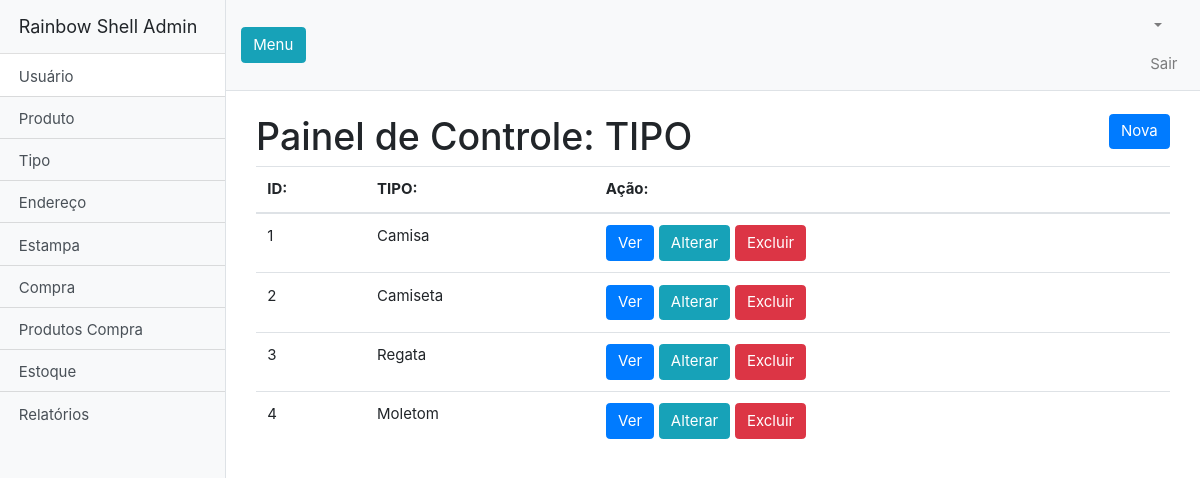
Screenshot of /admin/index.php?classe=Tipo&acao=all with the database file from the repository.
### tables this page shows
CREATE TABLE `tbl_tipo` (
  `id_tipo` int(11) NOT NULL,
  `nome` varchar(40) NOT NULL
);

### admin/controller/TipoController.php (called while the page is built, shortened)
<?php
require_once 'model/Tipo.php';
class TipoController
{
    public function all(){
        $obj = new Tipo();
        $tipos = $obj->all();
        include "view/Tipo_all.php";
    }
}

### admin/index.php (called while the page is built, shortened)
<?php
$acao = isset($_GET['acao']) ? $_GET['acao'] : 'all';
$app = new $controller();
$app->$acao();

### admin/model/Tipo.php (called while the page is built, shortened)
<?php
class Tipo
{
    private $con;
    public function __construct($id_tipo=NULL,$nome=NULL)
    {
        $this->con = new PDO(SERVIDOR, USUARIO, SENHA);
    }
    public function all(){
        $sql= $this->con->prepare("SELECT * FROM tbl_tipo ORDER BY id_tipo");
        $sql->execute();
        return $sql->fetchAll(PDO::FETCH_CLASS);
    }
}

### admin/view/Tipo_all.php (the view, shortened to what this page needs)
<?php include("inc/header.php")?>
      <div class="container-fluid">
		<div class="container">
        <a class="btn btn-primary" href="?classe=Tipo&acao=create" style="float: right">Nova</a>
		<h1 class="mt-4">Painel de Controle: TIPO</h1>
  <table class="table">
    <thead>
    <tr>
        <th>ID: </th>
        <th>TIPO: </th>
        <th>Ação: </th>
    </tr>
    </thead>
    <tbody>
    <?php foreach ($tipos as $tipo){ ?>
        <tr title="<?=$tipo->id_tipo?>">
            <td><?=$tipo->id_tipo?></td>
            <td><?=$tipo->nome?></td>
            <td>
                <a class="btn btn-primary" href="?classe=Tipo&acao=read&id_tipo=<?=$tipo->id_tipo?>">Ver</a>
                <a class="btn btn-info" href="?classe=Tipo&acao=update&id_tipo=<?=$tipo->id_tipo?>">Alterar</a>
                <a class="btn btn-danger" href="?classe=Tipo&acao=delete&id_tipo=<?=$tipo->id_tipo?>">Excluir</a>
            </td>
        </tr>
    <?php } ?>
    </tbody>
</table>
</body>
</html>

### admin/scripts/css/ui.css (style rules this page uses)
html { font-size: 15px; }

### admin/css/simple-sidebar.css (style rules this page uses)
body { overflow-x: hidden; }

### rows the page displays
tbl_tipo: id_tipo "1", nome "Camisa"
tbl_tipo: id_tipo "2", nome "Camiseta"
tbl_tipo: id_tipo "3", nome "Regata"
tbl_tipo: id_tipo "4", nome "Moletom"
